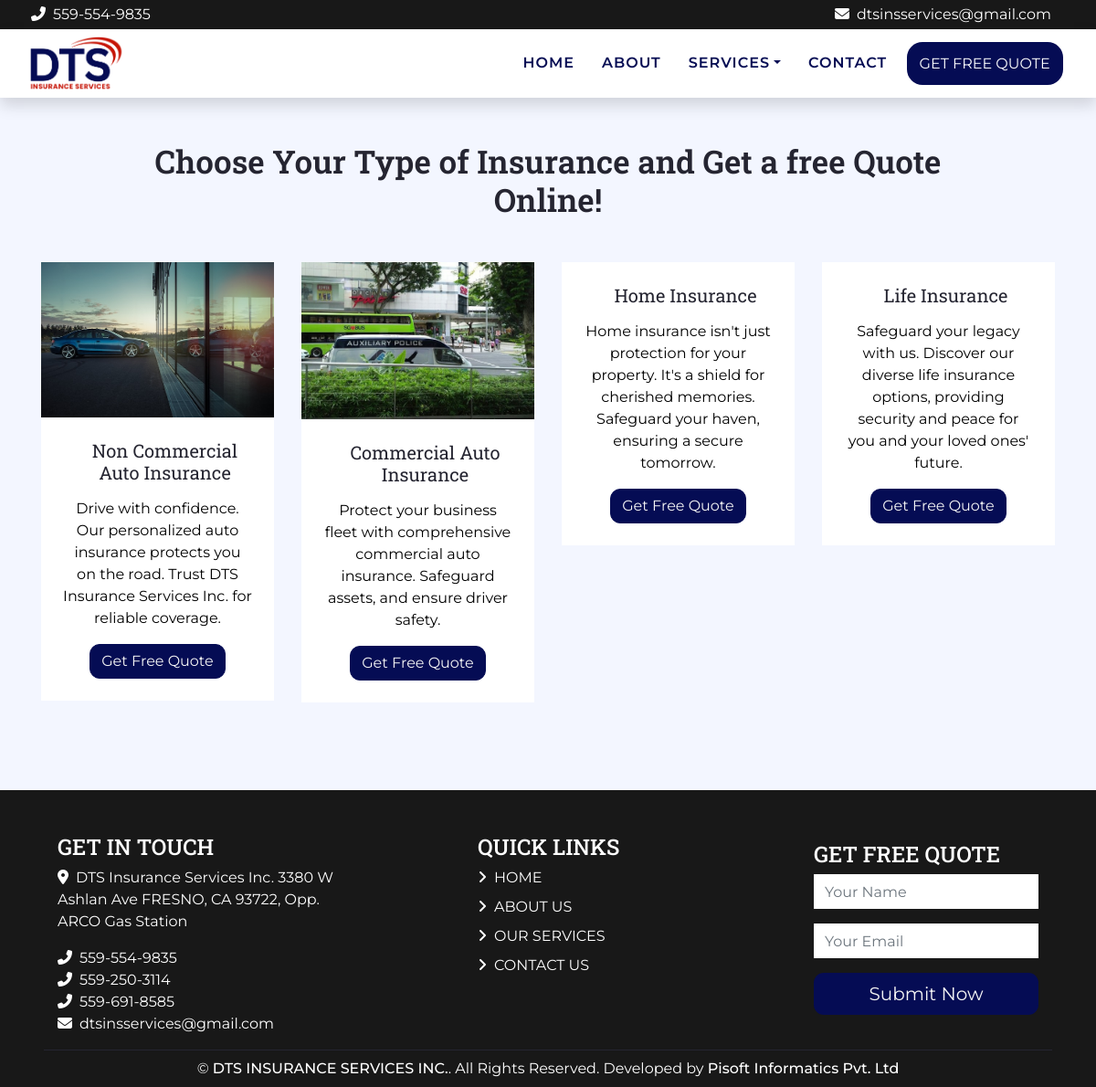
The app's page /free-quote with its own data.
### WebsiteProfileManager/models.py (models this page shows, shortened)
class WebsiteProfileData(models.Model):
    company_phone_number = models.CharField(max_length = 50)
    company_phone_number2 = models.CharField(max_length = 50)
    company_phone_number3 = models.CharField(max_length = 50)
    company_email_id = models.CharField(max_length=50)
    company_address = models.CharField(max_length = 100)
    class Meta:
        verbose_name_plural = "Website Profile Data"

### main/views.py (the view)
# urls.py: path('free-quote', freeQuote, name="free-quote"),
def freeQuote(requests):
    return render(requests, 'free-quote.html')

### WebsiteProfileManager/context_processors.py (called while the page is built)
def footer_data(request):
    try:
        company_info = WebsiteProfileData.objects.first()  # Fetch the company information from your database
    except WebsiteProfileData.DoesNotExist:
        company_info = None
    return {
        'company_info': company_info,
    }

### templates/free-quote.html (shortened to what this page needs)
{% extends "base.html" %}
{% load static %}
{% block content %}
   <div class="container-fluid bg-light mx-auto  text-justify">
    <div class="container py-5">
        <div class="row justify-content-center">
            <div class="col-lg-10 col-md-10 col text-center mb-4">
                <h1 class="mb-4 h2">Choose Your Type of Insurance and Get a free Quote Online!</h1>
            </div>
        </div>
        <div class="row pb-3">
            <div class="col-md-3 mb-4" >
                <div class="card border-0 mb-2">
                    <img class="card-img-top" src="{% static 'img/auto.jpg' %}" alt="">
                    <div class=" card-body bg-white p-4">
                        <div class="col-md-12  mb-3">
                            <h5 class="m-0 ml-3 text-truncate text-wrap text-center">Non Commercial Auto Insurance</h5>
                        </div>
                        <div class="col-md-12 p-0 m-0">
                            <p class="text-center">Drive with confidence. Our personalized auto insurance protects you on the road. Trust DTS Insurance Services Inc. for reliable coverage.</p>
                        </div>
                        <div class="d-flex justify-content-center">
                        <a href="non-commercial-auto-form" class="btn btn-primary" target="_blank">Get Free Quote</a>
                        </div>
                    </div>
                </div>
            </div>
            <div class="col-md-3 mb-4" >
                <div class="card border-0 mb-2" >
                    <img class="card-img-top" src="{% static 'img/commercial.jpg' %}" alt="">
                    <div class="d-flex flex-column align-items-center card-body bg-white p-4">
                        <div class="d-flex  align-items-center mb-3">
                            <h5 class="m-0 ml-3 text-truncate text-wrap text-center">Commercial Auto Insurance</h5>
                        </div>
                        <p class="text-center">Protect your business fleet with comprehensive commercial auto insurance. Safeguard assets, and ensure driver safety.</p>
                        <div class="d-flex">
                        <a href="commercial-auto-form" class="btn btn-primary" target="_blank">Get Free Quote</a>
                        </div>
                    </div>
                </div>
            </div>
            <div class="col-md-3 mb-4">
                <div class="card border-0 mb-2">
                    <div class="card-body d-flex flex-column align-items-center bg-white p-4">
                        <div class="d-flex align-items-center mb-3">
                            <h5 class="m-0 ml-3 text-truncate">Home Insurance</h5>
                        </div>
                        <p class="text-center">Home insurance isn't just protection for your property. It's a shield for cherished memories. Safeguard your haven, ensuring a secure tomorrow.</p>
                        <div class="d-flex">
                            <a href="home-insurance-form" class="btn  btn-primary" target="_blank">Get Free Quote</a>
                        </div>
                    </div>
                </div>
            </div>
            <div class="col-md-3 mb-4">
                <div class="card border-0 mb-2">
                    <div class="card-body  d-flex flex-column align-items-center bg-white p-4">
                        <div class="d-flex align-items-center mb-3">
                            <h5 class="m-0 ml-3 text-truncate">Life Insurance </h5>
                        </div>
                        <p class="text-center">Safeguard your legacy with us. Discover our diverse life insurance options, providing security and peace for you and your loved ones' future.</p>
                        <div class="d-flex">
                            <a href="life-insurance-form" class="btn  btn-primary" target="_blank">Get Free Quote</a>
                        </div>
                    </div>
                </div>
            </div>
        </div>
    </div>
</div>
{% endblock content %}

### templates/base.html (shortened to what this page needs)
{% load static %}
<!DOCTYPE html>
<html lang="en">
<head>
    <link href="https://cdnjs.cloudflare.com/ajax/libs/font-awesome/5.10.0/css/all.min.css" rel="stylesheet">
    <link rel="stylesheet" href="https://cdnjs.cloudflare.com/ajax/libs/font-awesome/6.5.1/css/all.min.css" />
    <link href="{% static 'lib/flaticon/font/flaticon.css' %}" rel="stylesheet">
    <link href="{% static 'lib/owlcarousel/assets/owl.carousel.min.css' %}" rel="stylesheet">
    <link href="{% static 'lib/lightbox/css/lightbox.min.css' %}" rel="stylesheet">
    <link href="{% static 'css/custom_style.css' %} " rel="stylesheet">
    <link href="{% static 'css/style.css' %} " rel="stylesheet">
</head>
<body>
    <div class="container-fluid bg-dark py-1">
        <div class="container pl-0">
                    <div class="contact-container d-flex flex-wrap   mb-0">
                        <p class="text-white px-1 text-center mb-0 py-0 " ><i class="fa fa-phone-alt mr-2"></i>{{ company_info.company_phone_number }}  </p>
                        <p  class="text-white px-1 mb-0 py-0 " ><i class="fa fa-envelope mr-2"></i>{{ company_info.company_email_id }}</p>
                    </div>
                </div>
            </div>
    <div class="container-fluid position-relative shadow px-0">
        <div class="container px-0 cont-nav " >
            <nav class="navbar navbar-expand-lg bg-white navbar-dark ">
                <a href="/" class="navbar-brand" >
                    <img src="{% static 'img/logo1.png'%}" class="img-fluid logo " width="106px" alt="DTS insurance Services">
                </a>
                <div class="collapse navbar-collapse justify-content-between px-0" id="navbarCollapse">
                    <div class="navbar-nav ml-auto py-0">
                        <a href="/" class="nav-item nav-link active">HOME</a>
                        <a href="{% url 'about' %}" class="nav-item nav-link">ABOUT</a>
                        <div class="nav-item dropdown services-link">
                            <a href="#services"  class="nav-link dropdown-toggle" data-toggle="dropdown">SERVICES</a>
                        </div>
                        <a href="{% url 'contact' %}" class="nav-item nav-link">CONTACT</a>
                        <div class="nav-item main-btn ">
                            <a href="{% url 'free-quote' %}" class=" text-white highlight mx-0 ">GET FREE QUOTE</a>
                        </div>
                    </div>
                </div>
            </nav>
        </div>
    </div>
    {% block content %}
    {% endblock content %}
    <div class="container-fluid bg-dark text-white pt-5 px-sm-3 px-md-5">
        <div class="container">
        <div class="row  justify-content-between">
            <div class="col-lg-4 col-md-6 footer">
                <h4 class="text-white mb-2">GET IN TOUCH</h4>
                <p class="info-footer"><i class="fa fa-map-marker-alt mr-2 mb-0  "></i>{{ company_info.company_address }}</p>
                <p class="info-footer"><i class="fa fa-phone-alt mr-2 "></i>{{ company_info.company_phone_number }}</p>
                {% if company_info.company_phone_number2 %}
                <p class="info-footer"><i class="fa fa-phone-alt mr-2"></i>{{ company_info.company_phone_number2 }}</p>
                {% endif %}
                {% if company_info.company_phone_number3 %}
                <p  class="info-footer"><i class="fa fa-phone-alt mr-2"></i>{{ company_info.company_phone_number3 }}</p>
                {% endif %}
                <p><i class="fa fa-envelope mr-2 p-0 mt-0"></i>{{ company_info.company_email_id }}</p>
            </div>
            <div class="col-lg-3 col-md-6 ">
                <h4 class="text-white mb-2">QUICK LINKS</h4>
                <div class="d-flex flex-column justify-content-start">
                    <a class="text-white mb-2" href="/"><i class="fa fa-angle-right mr-2"></i>HOME</a>
                    <a class="text-white mb-2" href="about"><i class="fa fa-angle-right mr-2"></i>ABOUT US</a>
                    <a class="text-white mb-2" href="insurance-services"><i class="fa fa-angle-right mr-2"></i>OUR SERVICES</a>
                    <a class="text-white" href="contact"><i class="fa fa-angle-right mr-2"></i>CONTACT US</a>
                </div>
            </div>
            <div class="col-lg-3 col-md-6 my-2">
                <h4 class="text-white mb-2">GET FREE QUOTE</h4>
                <form action="">
                    <div class="form-group">
                        <input type="text" class="form-control border-0" placeholder="Your Name" required="required" />
                    </div>
                    <div class="form-group">
                        <input type="email" class="form-control border-0" placeholder="Your Email" required="required" />
                    </div>
                    <div>
                        <button class="btn btn-lg btn-primary btn-block border-0" type="submit">Submit Now</button>
                    </div>
                </form>
            </div>
        </div>
    </div>
        <div class="container border-top border-secondary py-2">
            <p class="m-0 text-center text-white">
                &copy; <a class="text-white font-weight-bold" href="#">DTS INSURANCE SERVICES INC.</a>. All Rights Reserved. Developed by
                <a class="text-white font-weight-bold" href="https://pisoftinformatics.com" target="_blank">Pisoft Informatics Pvt. Ltd</a>
            </p>
        </div>
    </div>
</body>
</html>

### static/css/custom_style.css (style rules this page uses)
.btn { border-radius: 11px !important; }
.highlight { text-decoration: none; }
.info-footer { margin: 0px; }
.highlight { background-color: #050c54; padding: 14px; margin: 12px; border-radius: 17px; }
.navbar { padding: 0px 1.4rem; }
.contact-container { justify-content: space-between; align-items: center; }
.cont-nav { padding: 0rem 3rem !important; }
.main-btn { margin: 1.6rem 0.4rem; }
h1 { font-size: 35px !important; }
p { color: black; }
.footer>p { color: white !important; }
.navbar { padding-left: 0px ; padding-right: 0px ; }

### records on screen
WebsiteProfileData: company_phone_number "559-554-9835", company_email_id "dtsinsservices@gmail.com", company_address "DTS Insurance Services Inc. 3380 W Ashlan Ave FRESNO, CA 93722, Opp. ARCO Gas Station", company_phone_number2 "559-250-3114", company_phone_number3 "559-691-8585"
